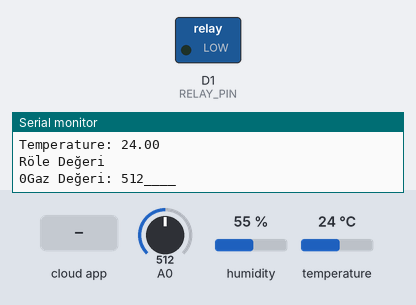
A sketch run on a simulated ESP8266 (NodeMCU). On the bench: switched loads named in the sketch (green lamp = pin HIGH), the last lines printed to the serial monitor. The inputs (shaded band) are chosen by the test bench; at power-on: A0 = 512, humidity 55 %, temperature 24 °C. WiFi joins after 1.5 s; servers stay silent unless stated; the Firebase database answers and starts empty.

Above: at 2.8 s.
2.9 s: the phone or cloud app sets role to 1
At 3.7 s:
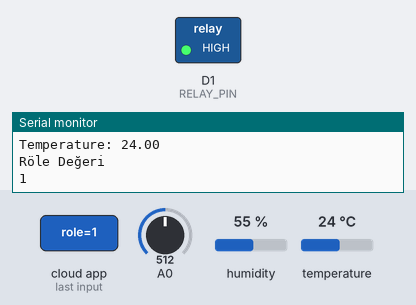
4.8 s: the phone or cloud app sets role to 0
At 5.8 s:
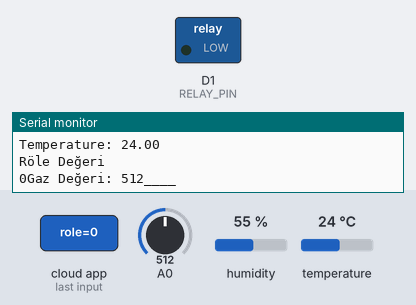
Timing chart, 0 to 7.8 s (numbered marks = the images above; inputs shaded):
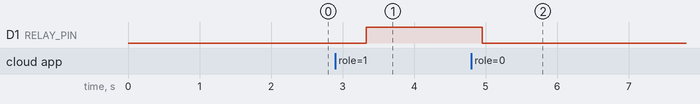

Measured:
- after the input at 2.9 s, D1 (RELAY_PIN): LOW → HIGH after 0.43 s
- after the input at 4.8 s, D1 (RELAY_PIN): HIGH → LOW after 0.15 s

The sketch:

homeSystem1.ino
```cpp
#include "DHT.h"
#define DHTPIN D5
#define DHTTYPE DHT11
#define RELAY_PIN D1
#define GAZ_PIN D2
#include <Arduino.h>
#include <ESP8266WiFi.h>
#include <Firebase_ESP_Client.h>

DHT dht(DHTPIN, DHTTYPE);

//Provide the token generation process info.
#include "addons/TokenHelper.h"
//Provide the RTDB payload printing info and other helper functions.
#include "addons/RTDBHelper.h"

// Insert your network credentials
#define WIFI_SSID "Ömer Faruk's Galaxy S20 FE"
#define WIFI_PASSWORD "faruk6607"

// Insert Firebase project API Key
#define API_KEY "**********************-q68k9vYGyYo"

// Insert RTDB URLefine the RTDB URL */
#define DATABASE_URL "https://akilliev-faec9-default-rtdb.firebaseio.com/"

//Define Firebase Data object
FirebaseData fbdo;

FirebaseAuth auth;
FirebaseConfig config;

//unsigned long sendDataPrevMillis = 0;
//int count = 0;
bool signupOK = false;

void setup() {
  pinMode(RELAY_PIN, OUTPUT);
  pinMode(DHTPIN, INPUT);
  dht.begin();
  Serial.begin(115200);
  WiFi.begin(WIFI_SSID, WIFI_PASSWORD);
  Serial.print("Connecting to Wi-Fi");
  while (WiFi.status() != WL_CONNECTED) {
    Serial.print(".");
    delay(300);
  }
  Serial.print("Connected with IP: ");
  Serial.println(WiFi.localIP());
  Serial.println();
  config.api_key = API_KEY;
  config.database_url = DATABASE_URL;

  /* Sign up */
  if (Firebase.signUp(&config, &auth, "", "")) {
    Serial.println("ok");
    signupOK = true;
  } else {
    Serial.printf("%s\n", config.signer.signupError.message.c_str());
  }

  /* Assign the callback function for the long running token generation task */
  config.token_status_callback = tokenStatusCallback;  //see addons/TokenHelper.h
  Firebase.begin(&config, &auth);
  Firebase.reconnectWiFi(true);
  roleBaslangic();
}
//Role için firebase üzerinde başlangıç değişkeni atanması
void roleBaslangic() {
  if (Firebase.RTDB.setFloat(&fbdo, "Role/role", 1)) {
    Serial.print("Role: ");
  } else {
    Serial.println("FAILED");
    Serial.println("REASON: " + fbdo.errorReason());
  }
}
void sicaklikSensor() {
  // Sensör Verisi okunur
  float h = dht.readHumidity();
  float t = dht.readTemperature();
  // Firebase üzerine sensör verilerini yazdırır
  if (Firebase.RTDB.setFloat(&fbdo, "DHT/humidity", h)) {
    Serial.print("Humidity: ");
    Serial.println(h);
  } else {
    Serial.println("FAILED");
    Serial.println("REASON: " + fbdo.errorReason());
  }
  if (Firebase.RTDB.setFloat(&fbdo, "DHT/temperature", t)) {
    //      Serial.println("PASSED");
    Serial.print("Temperature: ");
    Serial.println(t);
  }
}
void roleVerisi() {
  // Firebase üzerindeki röle değerini okur ve belirtilmiş değere göre röleleri açıp kapatır
  if (Firebase.RTDB.getInt(&fbdo, "/Role/role")) {
    if (fbdo.dataTypeEnum() == fb_esp_rtdb_data_type_integer) {
      int role = fbdo.to<int>();
      Serial.println("Röle Değeri");
      Serial.print(role);
      if (role == 1) {
        digitalWrite(RELAY_PIN, HIGH);
        delay(1000);
      } else {
        digitalWrite(RELAY_PIN, LOW);
      }
    } else {
      Serial.println(fbdo.errorReason());
    }
  }
}
void gazSensor(){
  int gazDeger = analogRead(D2);
  if (Firebase.RTDB.setFloat(&fbdo, "gaz/gaz", gazDeger)) {
    Serial.print("Gaz Değeri: ");
    Serial.print(gazDeger);
  }

}
void loop() {
  if (Firebase.ready() && signupOK) {
    sicaklikSensor();
    roleVerisi();
    gazSensor();
  }
  Serial.println("____");
}
```
